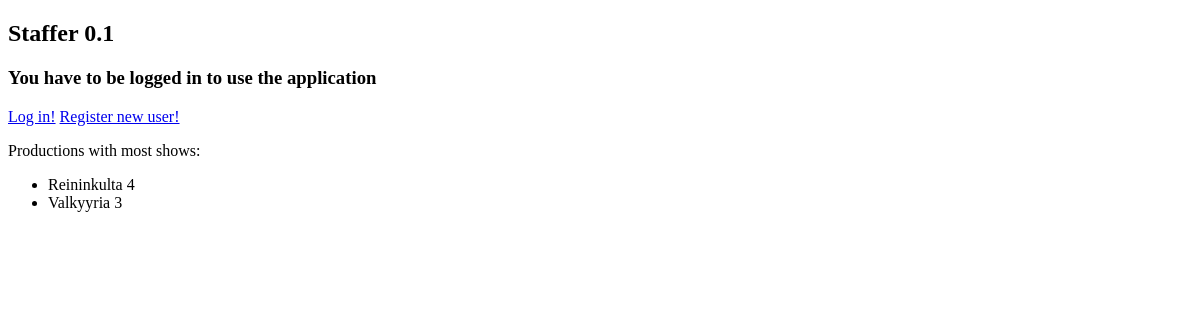
Before: / with the older database file.
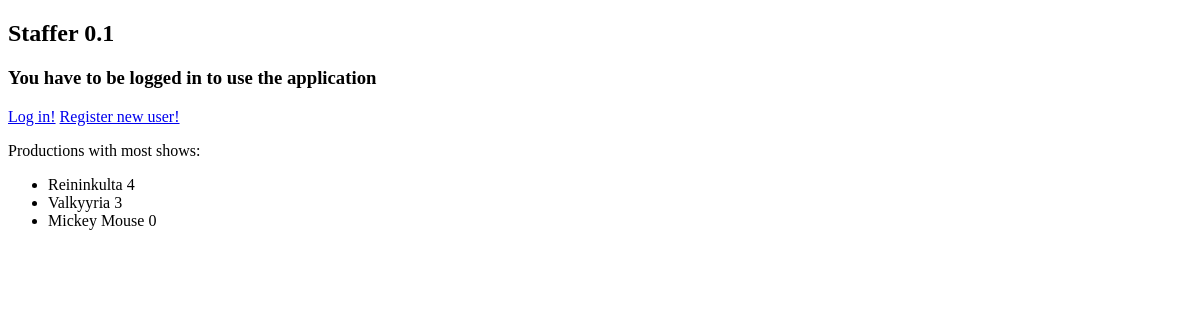
After: the same page with the newer database file.
### application/productions/models.py (models this page shows, shortened)
class Production(db.Model):
    __tablename__ = "production"
    id = db.Column(db.Integer, primary_key=True)
    date_modified = db.Column(db.DateTime, default=db.func.current_timestamp(),
    onupdate=db.func.current_timestamp())
    name = db.Column(db.String(144), nullable=False)
    shows = db.relationship("Show", backref='production', lazy=True)

### application/views.py (the view)
@app.route("/")
def index():
    return render_template("index.html", most_openings=Show.find_shows_with_most_job_openings())

### application/shows/models.py (called while the page is built)
    @staticmethod
    def find_shows_with_most_job_openings():
        stmt = "SELECT production.id, production.name, COUNT(show.id) AS LKM FROM production LEFT JOIN show ON show.production_id = production.id group by production.id ORDER BY LKM DESC;"
        res = db.engine.execute(stmt)
        response = []
        for row in res:
            response.append({"LKM":row[2], "name":row[1]})
        return response

### application/templates/index.html
{% extends "layout.html" %}
{% block body %}
  <p>
{% if most_openings is defined %}
<p>
  Productions with most shows:
</p>
{% endif %}
<ul>
  {% for show in most_openings %}
  <li>
    <td>{{ show.name }}</td>
    <td>{{ show.LKM }}</td>
  </li>
  {% endfor %}
</ul>
  </p>
{% endblock %}

### application/templates/layout.html (shortened to what this page needs)
<!DOCTYPE html>
<html>
  <head>
  </head>
  <body>
      {% if current_user.is_authenticated %}
      <p>
	      Logged in as {{ current_user.name }}. <a href="{{ url_for('auth_logout') }}">Log out</a>
      </p>
      <ul>
        <li><a href="{{ url_for('productions_form') }}">Add a new production</a></li>
        <li><a href="{{ url_for('productions_index') }}">List productions and/or add shows to a production</a></li>
        <br>
        <li><a href="{{ url_for('shows_index') }}">List all shows</a></li>
        <br>
        <br>
          PLEASE NOTE: Functionality has changed: To add shows to a production, please visit List productions -page.
      </ul>
      {% else %}
      <h2>Staffer 0.1</h2>
      <h3>You have to be logged in to use the application</h3>
      <td>
        <a href="{{ url_for('auth_login') }}">Log in!</a>
      </td>
      <td>
        <a href="{{ url_for('registration_form') }}">Register new user!</a>
      </td>
      {% endif %}
    {% block body %}{% endblock %}
  </body>
</html>

Changed rows visible on the page:
added Production: name "Mickey Mouse", LKM "0"
